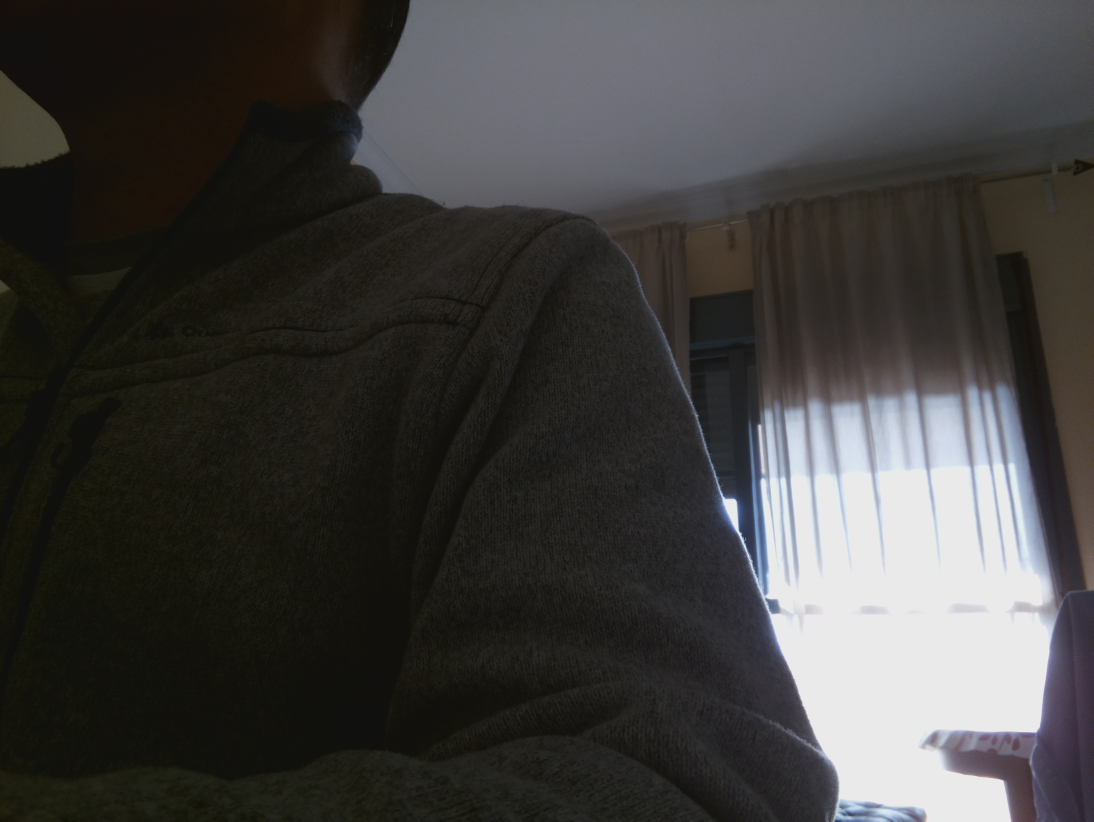
#> input picture cam.jpg, 3280 x 2464 px, given in place of the camera (shown at 1/3 size)
$ python definitive_motion.py   (Python 2 division)
#> lines starting #> are read from the running program, lines starting #| are printed output that depends on the picture
#!/usr/bin/python
# import the necessary packages
import argparse
import datetime
import imutils
import time
import cv2

# construct the argument parser and parse the arguments
ap = argparse.ArgumentParser()
ap.add_argument("-v", "--video", help="path to the video file")
ap.add_argument("-a", "--min-area", type=int, default=500, help="minimum area size")
args = vars(ap.parse_args())


y_a=240
a=0
coordenadas_ant=[0,0,0,0]

# if the video argument is None, then we are reading from webcam
if args.get("video", None) is None:
	camera = cv2.VideoCapture(0)
	#time.sleep(0.25)

# otherwise, we are reading from a video file
else:
	camera = cv2.VideoCapture(args["video"])

# initialize the first frame in the video stream
firstFrame = None

# loop over the frames of the video
while True:
	# grab the current frame and initialize the occupied/unoccupied
	# text
	(grabbed, frame) = camera.read()
#> frame is the input picture: shape (2464, 3280, 3); mean B, G, R 61.6, 63, 64.2


	# if the frame could not be grabbed, then we have reached the end
	# of the video
	if not grabbed:
		break

	# resize the frame, convert it to grayscale, and blur it
	frame = imutils.resize(frame, width=500)
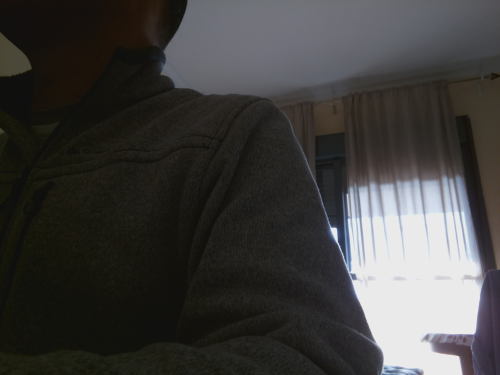
#> frame: shape (375, 500, 3); mean B, G, R 61.6, 63, 64.2
	gray = cv2.cvtColor(frame, cv2.COLOR_BGR2GRAY)
	gray = cv2.GaussianBlur(gray, (21, 21), 0)
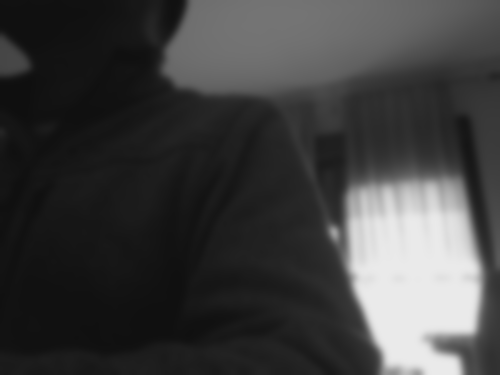
#> gray: shape (375, 500); min 15, max 234, mean 63.2

	# if the first frame is None, initialize it
	if firstFrame is None:
		firstFrame = gray
		continue
	# compute the absolute difference between the current frame and
	# first frame
	frameDelta = cv2.absdiff(firstFrame, gray)
	thresh = cv2.threshold(frameDelta, 25, 255, cv2.THRESH_BINARY)[1]
	firstFrame=gray
	# dilate the thresholded image to fill in holes, then find contours
	# on thresholded image
	thresh = cv2.dilate(thresh, None, iterations=2)
	(cnts, _) = cv2.findContours(thresh.copy(), cv2.RETR_EXTERNAL,
		cv2.CHAIN_APPROX_SIMPLE)

	# loop over the contours
	for c in cnts:

		# if the contour is too small, ignore it
		if cv2.contourArea(c) < 8000:
			continue
		a=1
		# compute the bounding box for the contour, draw it on the frame,
		# and update the text
		(x, y, w, h) = cv2.boundingRect(c)
		if(y_a>=y):
			coordenadas=cv2.boundingRect(c)

	if a==1 and coordenadas_ant != coordenadas:
		(x,y,w,h) = coordenadas
		coordenadas_ant=coordenadas
		cv2.rectangle(frame, (x, y), (x + w, y + h), (0, 255, 0), 2)
		#print "rectangulo:",x,w,y,h
		cord_x=x+w/2
		cord_y=y+h/4
		print "movimiento en:",cord_x,cord_y
		cv2.rectangle(frame, (cord_x, cord_y), (cord_x + 2, cord_y + 2), (255, 0, 0), 2)

	# show the frame and record if the user presses a key
	cv2.imshow("Security Feed", frame)
	#cv2.imshow("Thresh", thresh)
	#cv2.imshow("Frame Delta", frameDelta)
	key = cv2.waitKey(1) & 0xFF

	# if the `q` key is pressed, break from the lop
	if key == ord("q"):
		break

# cleanup the camera and close any open windows
camera.release()
cv2.destroyAllWindows()
